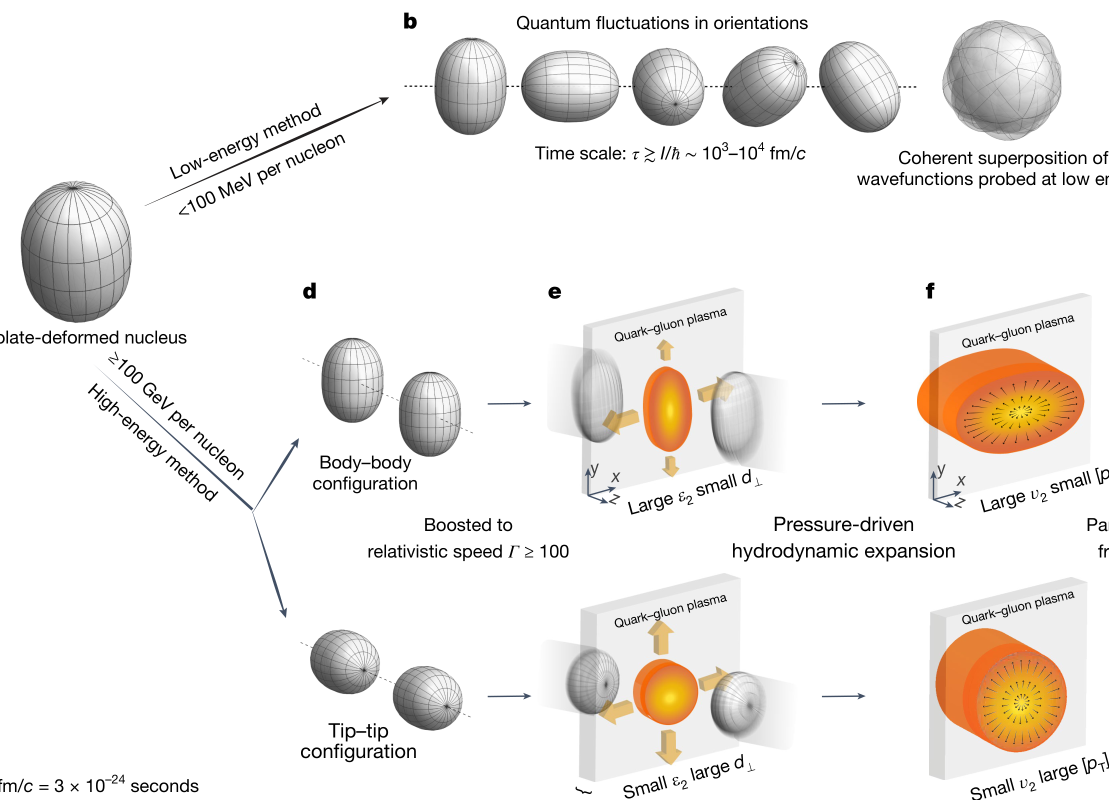
#> input picture assets/t3-exemplars/T3-02_STAR2024_ED1_核形变到火球_全流程3D.png, 2218 x 1599 px (shown at 1/2 size)
$ python -i check_sketch.py   (imports and definitions only)
#> lines starting #> are read from the running program, lines starting #| are printed output that depends on the picture; after the words box and inside, x2 and y2 are one past the last pixel; in counts of white or black regions, pixels touching at a corner belong together
### scripts/_console.py
#!/usr/bin/env python3
"""
_console —— 控制台编码兜底：把 stdout / stderr 切成 UTF-8
======================================================================

**为什么需要它（实测踩过的坑，2026-09-27）**

本 skill 的报告里大量使用 ✅ / ❌ / ⚠️ / ✗ 这类符号。中文 Windows 上
Python 只在 **交互式控制台（isatty=True）** 才用 UTF-8 输出；一旦
**stdout 被管道或重定向**（agent 调脚本、CI、`python x.py > log.txt`
全是这种），Python 改用本地编码 gbk(cp936) 去编码 —— 这些字符
GBK 编不出来，于是脚本在**打印报告的中途**崩掉：

    UnicodeEncodeError: 'gbk' codec can't encode character '\u2705'

实测：`python evals/test_tools.py`、`python scripts/check_tools.py`
在管道下 100% 崩，而交互式手敲同一条命令却正常 —— 所以这个坑
**只在自动化里炸**，正是本 skill 的主要使用方式。

**用法**：在脚本（或会被 import 的库模块）顶部调用一次即可，幂等：

    from _console import init_console
    init_console()

★ 只改编码，不改行为：已经是 UTF-8 的流上调用是空操作；
  `errors="replace"` 保证连"编码探不出来"的字符也不会再抛异常
  （宁可显示成 ?，也不要整个脚本崩掉）。
"""
import sys


def init_console() -> None:
    """把标准输出 / 标准错误切到 UTF-8（失败时静默跳过，绝不因此报错）。"""
    for name in ("stdout", "stderr"):
        stream = getattr(sys, name, None)
        if stream is None:            # pythonw / 被替换掉的流
            continue
        try:
            stream.reconfigure(encoding="utf-8", errors="replace")
        except Exception:
            pass
#> further down, picture is the input picture: PIL image 2218x1599 RGB; mean R, G, B 239.9, 236.4, 233


init_console()

### scripts/check_sketch.py
#!/usr/bin/env python3
"""
check_sketch —— 位图闸口（★ 同一个脚本在流程里跑 **两次**）
=========================================================================
## 它在流程里的位置

    草图/描述 ──生图──▶ 草图 ──★闸口①★──▶ 成品位图 ──★闸口②★──▶ 矢量
                        （矢量化输出，人可改）

★ **两道闸口用的是同一个脚本**，只是喂进去的图不同：
  · 闸口① 草图 → 成品位图 之间：构图错了，重出的代价最小；
  · 闸口② 成品位图 → 矢量 之间：**成品位图是矢量那一步的唯一依据**，
    它错了后面全错。以前只跑了闸口①，闸口②是漏的。

★ 为什么成品位图也要查：矢量那一步（重画 / 混合临摹）都会**忠实照抄位图**，
  位图里的物理错误会被原样带进交付的矢量图里 —— 而位图本身没有第二个人看过。

## ★ 为什么必须分成两类检查

**机器判不了物理。** 图像模型可能把喷注画反、把非中心碰撞画成同心、
把 L 画成面内箭头 —— 这些从像素上量不出来，只能"看懂图"才能判。

所以本脚本输出两块：

  ■ 自动测到的    构图/风格这类**能量**的（留白、内容边界、偏心、饱和度）
  ■ 必须你回答的  IR 的 `geometry_constraints` **逐条变成待答问题**
                  —— 让"检查物理"从一句原则变成一个必须填的动作

**有任何一条答「否」→ 改 prompt 重出，不要往下走。**
往下走的代价是：错误会被带进成品位图、再带进矢量，越往后越贵。

## 用法

    # 闸口① 草图
    python3 check_sketch.py gen/sketch_s1.png --ir ir/xxx.ir.yaml
    # 闸口② 成品位图（喂同一个 IR），并量「构图有没有沿用草图」
    python3 check_sketch.py gen/render_s22_clean.png --ir ir/xxx.ir.yaml \\
        --sketch gen/sketch_s1_clean.png

    python3 check_sketch.py gen/render_s22.png --ir ir/xxx.ir.yaml \\
        --profile assets/style-profiles.json --class "T3-schematic (illustration)"

    # ★ 多张一次查 + 落 json，再自动排序挑图（8 个 seed 出图后的推荐做法）
    python3 check_sketch.py gen/sketch_s*.png --ir ir/xxx.ir.yaml --json gen/check.json
    python3 pick_best.py gen/check.json
"""
from __future__ import annotations

from _console import init_console

# [1 line not run here, left out]

import argparse
import json
import math
import sys
from pathlib import Path

import numpy as np
from PIL import Image

sys.path.insert(0, str(Path(__file__).resolve().parent))

import ir_canvas          # 画布的唯一读取口（composition.canvas 优先）


# [91 lines left out: functions _layout_corr, load_ir, content_stats, not called in this run]


# ══ 机器能判的几何：Lorentz 收缩方向 ═════════════════════════════════
# ★ 2026-09-26 实测抓到的问题：UPC 那张图的 IR 明写「核必须画成纵向压扁的椭圆
#   （Lorentz 收缩）」，草图 + 成品位图 4/4 全画成**横扁** —— 两核沿水平束流运动，
#   压扁方向却垂直于运动方向。旧的 geometry_constraints 四条全是「核与核之间」的
#   关系，**没有一条管单个形体的朝向**，所以两版位图都"通过"了闸口。
#
# 判据链（全部从像素来，不需要人回答）：
#   ① 核物质是整张图里唯一的大面积**彩色**对象（核子气是红/绿/蓝小球；
#      其余元素都是深色线、箭头、文字）→ 用饱和度取大块
#   ② 单个核子之间有空隙，连通域会是几百个小圆 → 先膨胀合并，
#      再取**未膨胀**像素的 bbox（否则框会被结构元素撑大 2k px）
#   ③ 束流方向由 IR 声明（`束流方向: horizontal|vertical`，可从 composition.视角
#      抄）。收敛沿束流方向 → 束流水平 ⇒ 每个核应该**高 > 宽**；竖直 ⇒ 宽 > 高
SAT_MIN = 40            # max(RGB)-min(RGB) ≥ 它才算"彩色"
BLOB_MIN_FRAC = 0.004   # 大块面积下限（占画布比）—— 小于它的当噪声


# [86 lines left out: functions colorful_blobs, lorentz_check, not called in this run]


# ══ 机器能判的几何：喷注穿过介质的路径长度不对称 ══════════════════════════
# ★ 2026-09-27 实测抓到的问题（喷注淬火那张图）：IR 写「朝左下的喷注穿过介质
#   路径长（被淬火）、朝右上的短」—— 但按 IR 自己给的两个端点算，
#   顶点放在介质左下 ⇒ 朝左下 0.09W 就出射、朝右上反而 0.30W，**恰好是反的**。
#   3/3 草图忠实照抄了这个反的几何。旧闸口全是「谁在谁里面」这类定性约束，
#   没有一条能量出路径长度，所以三张都"通过"了闸口。
#
# 判据链（全部从像素来，不需要人回答）：
#   ① 介质 = 整张图里最大的高饱和色块 → 取**凸包** → 二阶矩拟合椭圆。
#      ★ 必须走凸包：喷注不透明、画在介质上，会把介质"咬"掉一块；直接在掩膜上
#        量弦长会在喷注处提前出射（实测 s25 量成 62px，真值 ~300px）。
#   ② 两条喷注轴 = 蓝锥（高饱和）/ 灰锥（低饱和）各自最大连通域的 PCA 主轴，
#      按"从介质中心往外"定向 —— 只取方向，不取直线的位置。
#   ③ 顶点 = 蓝锥掩膜沿自身轴向的**极小投影点**（= 锥尖 = 硬散射顶点）。
#      ★ 不能用"两轴交点"：两个喷注背对背时两轴几乎平行（实测 s25 夹角偏差
#        只有 0.4°），交点病态，算到 (-1.2, 2.9) 去了。
#   ④ 弦长 = 顶点沿每条轴到拟合椭圆交点的解析解（不是像素步进）。
#
# IR 里这样写：
#   geometry_constraints:
#     机器:
#       - 名: 喷注路径不对称（弦长比）
#         长路径色: gray     # gray=低饱和那一侧的锥（被淬火）；反了就报错
#         阈值: 1.8          # 长 / 短 ≥ 它才算成立
_JET_MIN_PX = 1200        # 喷注锥连通域像素下限
_JET_MIN_ELONG = 2.0      # 锥体细长比下限（s[0]/s[1]）


def medium_ellipse(img):
    """把介质（最大的高饱和色块）拟合成椭圆。返回 dict 或 None。

    走凸包是为了补掉"不透明喷注压在介质上咬出的缺口"。
    """
    from scipy import ndimage as ndi
    from scipy.spatial import ConvexHull
    a = np.asarray(img.convert("RGB")).astype(np.int16)
    H, W = a.shape[:2]
    R, G, B = a[..., 0], a[..., 1], a[..., 2]
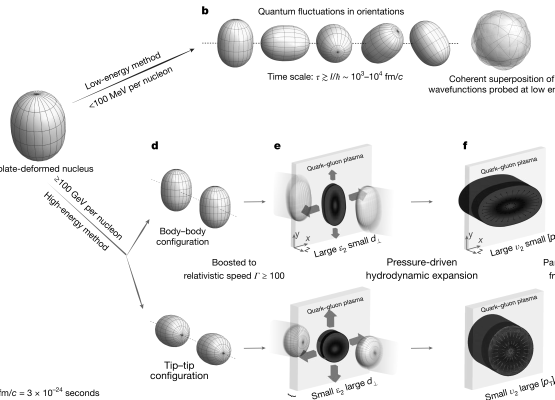
#> B: shape (1599, 2218) int16 (shown at 1/4 size); min 0, max 255, mean 233
    m = ((R > 150) & (G > 35) & (G < 215) & (B < 140)
         & (R - B > 60) & (R - G > 25))
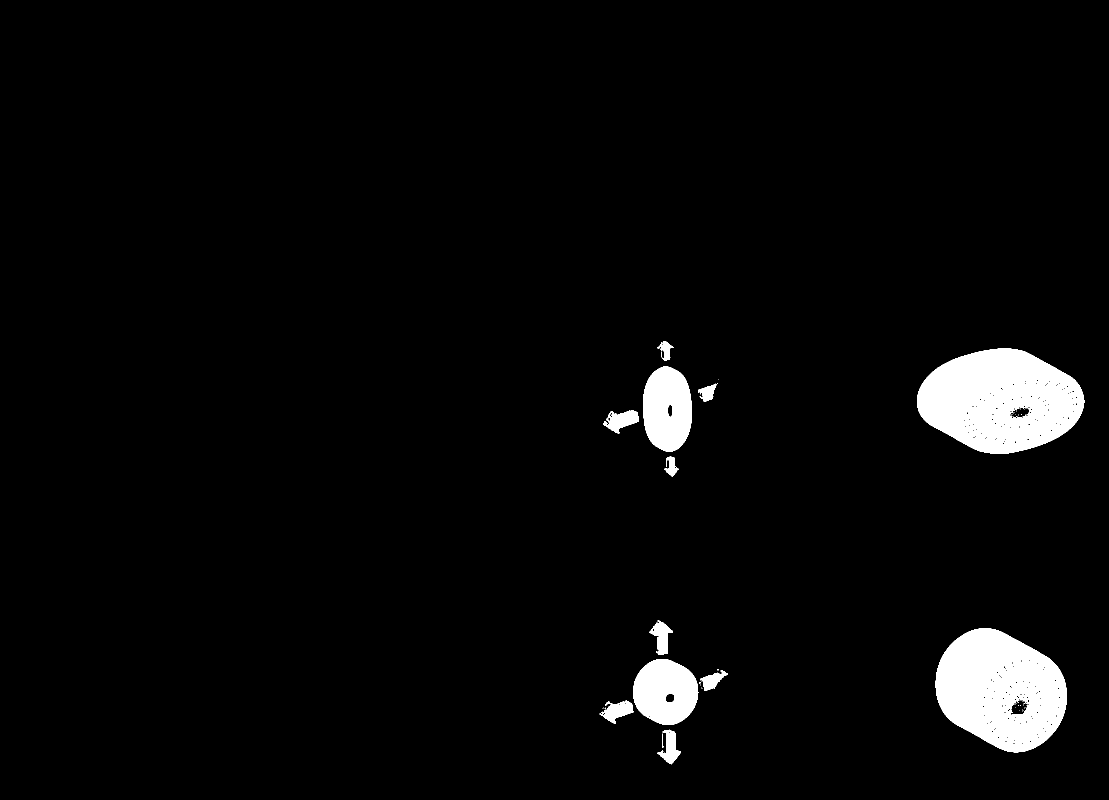
#> m: shape (1599, 2218) bool (shown at 1/2 size); 3.7% white; 53 white regions (38 under 20 px), largest, box (x1, y1, x2, y2) and area: (1834, 697, 2169, 908) 50507, (1871, 1256, 2134, 1505) 46216, (1286, 733, 1384, 904) 13293
    m = ndi.binary_closing(m, np.ones((13, 13)))
#> m: shape (1599, 2218) bool; 3.9% white; 7 white regions (2 under 20 px), largest, box (x1, y1, x2, y2) and area: (1834, 697, 2169, 908) 52198, (1871, 1256, 2134, 1505) 48002, (1199, 1241, 1456, 1529) 20596, (1206, 682, 1384, 953) 17205, (1396, 767, 1433, 803) 786
    lab, n = ndi.label(ndi.binary_opening(m, np.ones((5, 5))))
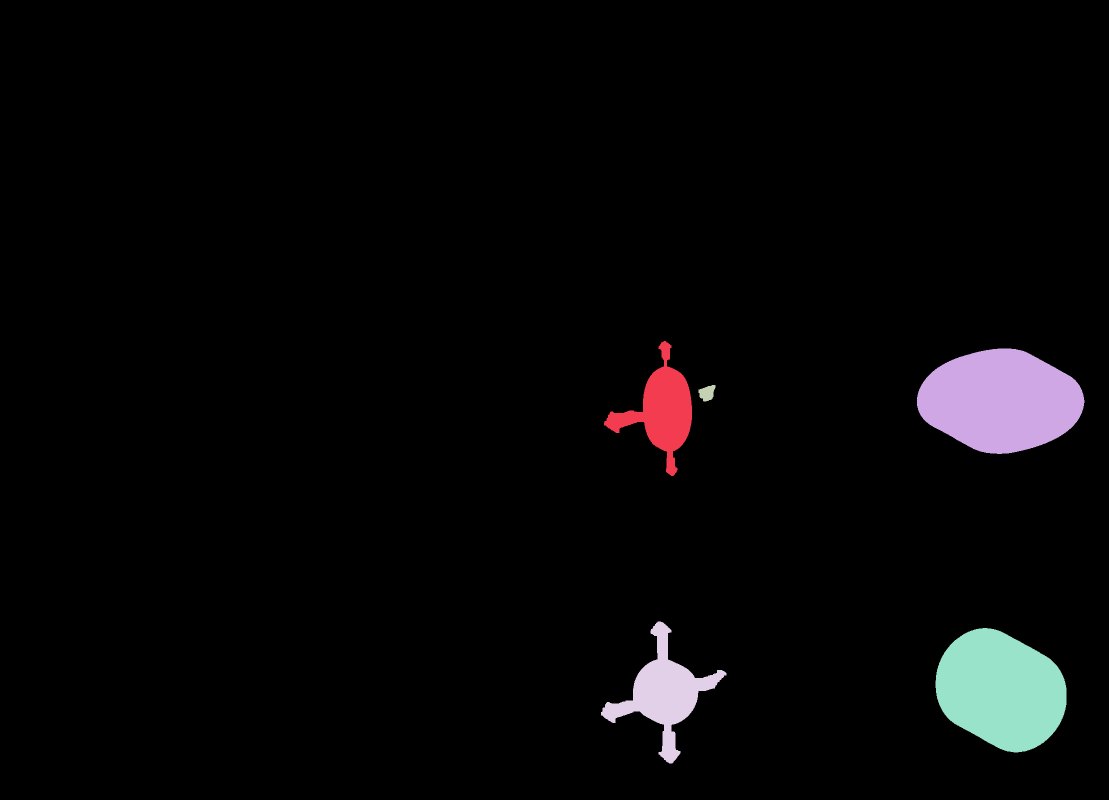
#> lab: shape (1599, 2218) int32 (shown at 1/2 size); 6 distinct labels, from 0 to 5; one colour per label, 0 black
#> n = 5
    if n == 0:
        return None
    sz = ndi.sum(m, lab, range(1, n + 1))
#> sz = [17151, 52198, 765, 20516, 47998]
    mm = ndi.binary_fill_holes(lab == (int(np.argmax(sz)) + 1))
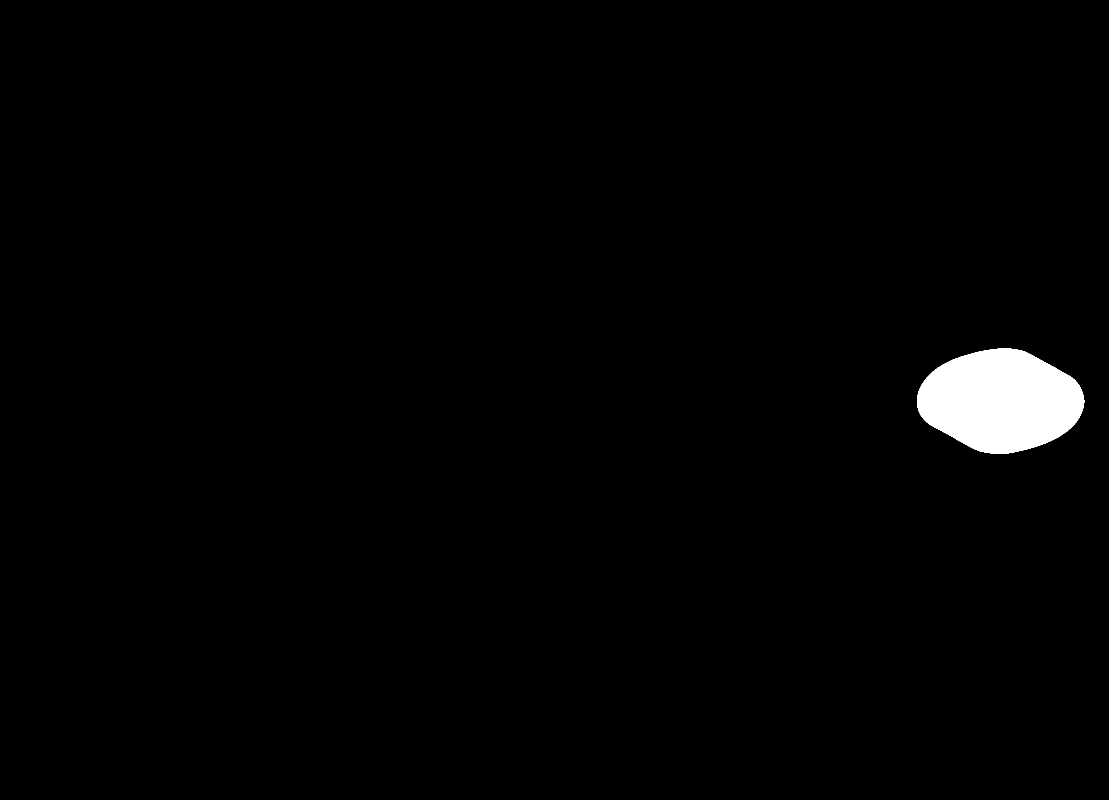
#> mm: shape (1599, 2218) bool (shown at 1/2 size); 1.5% white; 1 white region, box (x1, y1, x2, y2) and area: (1834, 697, 2169, 908) 52198
    ys, xs = np.nonzero(mm)
    if len(xs) < 500:
        return None
    pts = np.stack([xs, ys], 1).astype(float)
#> pts = 52198 pairs, first value 1834 to 2168, second value 697 to 907
    try:
        hp = pts[ConvexHull(pts).vertices]
#> hp = 80 pairs, first value 1834 to 2168, second value 697 to 907
    except Exception:
        return None
    rows = np.full((H, 2), np.nan)
    for i in range(len(hp)):
        x0, y0 = hp[i]
        x1, y1 = hp[(i + 1) % len(hp)]
        if y0 == y1:
            continue
        for y in range(max(0, int(np.ceil(min(y0, y1)))),
                       min(H - 1, int(np.floor(max(y0, y1)))) + 1):
            t = (y - y0) / (y1 - y0)
            x = x0 + t * (x1 - x0)
            r = rows[y]
            if np.isnan(r[0]) or x < r[0]:
                r[0] = x
            if np.isnan(r[1]) or x > r[1]:
                r[1] = x
#> this loop made 80 passes
#> (x0, y0, x1, y1) on passes 1 to 8: (1834, 811, 1834, 794), (1834, 794, 1835, 789), (1835, 789, 1836, 785), (1836, 785, 1838, 779), (1838, 779, 1843, 769), (1843, 769, 1846, 764), (1846, 764, 1852, 756), (1852, 756, 1866, 742)
    fill = np.zeros((H, W), bool)
    for y in range(H):
        if np.isnan(rows[y][0]):
            continue
        fill[y, max(0, int(np.floor(rows[y][0]))):
                min(W, int(np.ceil(rows[y][1])) + 1)] = True
#> fill: shape (1599, 2218) bool; 1.5% white; 1 white region, box (x1, y1, x2, y2) and area: (1834, 697, 2169, 908) 52455
    fy, fx = np.nonzero(fill)
    if len(fx) < 500:
        return None
    cx, cy = float(fx.mean()), float(fy.mean())
    C = np.cov(np.stack([fx - cx, fy - cy]).astype(float))
    val, vec = np.linalg.eigh(C)
    A = 2.0 * float(np.sqrt(max(val[1], 1e-9)))     # 半长轴
    B = 2.0 * float(np.sqrt(max(val[0], 1e-9)))     # 半短轴
    return {"cx": cx, "cy": cy, "A": A, "B": B,
            "theta": float(np.arctan2(vec[1, 1], vec[0, 1])),
            "mask": fill, "H": H, "W": W}


# [375 lines left out: functions _jet_cone, _ray_ellipse, path_asym_check, check_one, main, not called in this run]


# [2 lines not run here, left out]

>>> from PIL import Image
>>> picture = Image.open('../assets/t3-exemplars/T3-02_STAR2024_ED1_核形变到火球_全流程3D.png')
>>> result = medium_ellipse(picture)
#> result = 8 items

$ run again, on assets/t3-exemplars/T3-04_Kharzeev2021_3D螺旋能级面_手性磁场.png
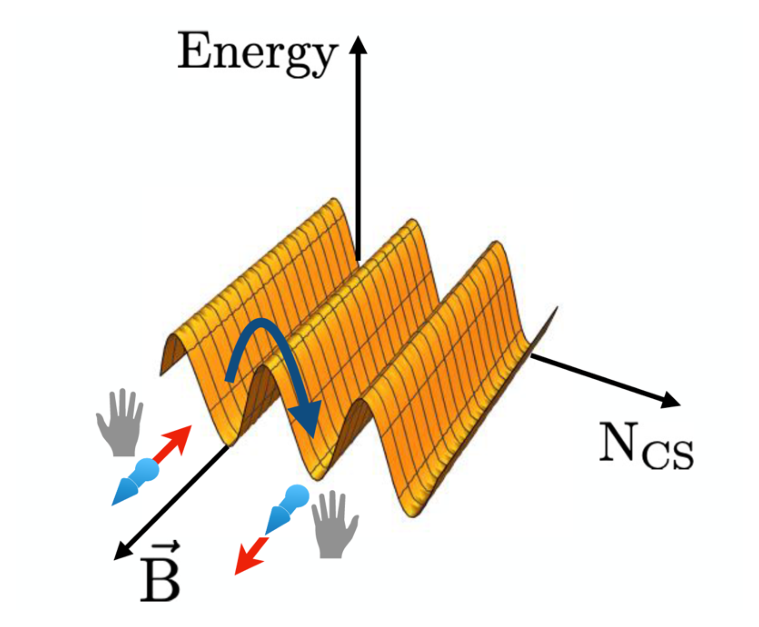
#> input picture assets/t3-exemplars/T3-04_Kharzeev2021_3D螺旋能级面_手性磁场.png, 759 x 627 px
#> picture is the input picture: PIL image 759x627 RGB; mean R, G, B 242.4, 233.1, 219.8
#> in medium_ellipse, `lab, n = ndi.label(ndi.binary_opening(m, np.ones((5, 5))))`:
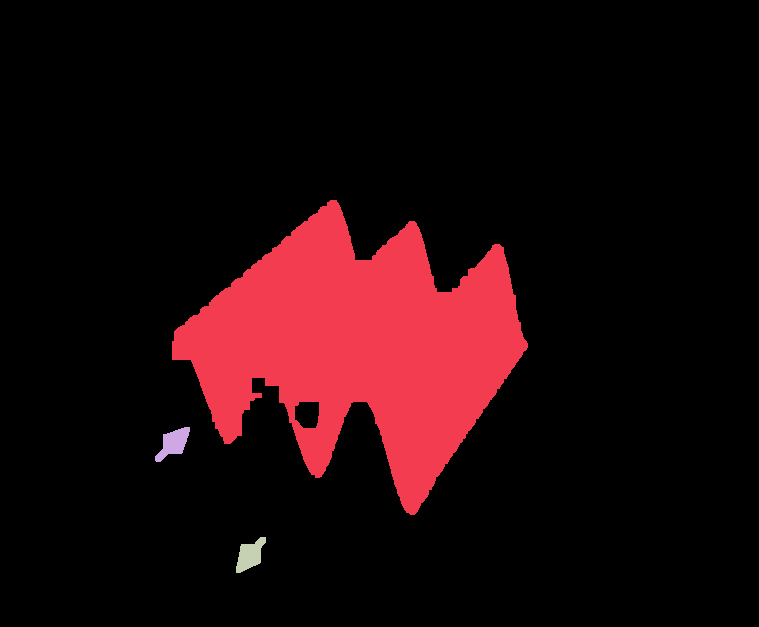
#> lab: shape (627, 759) int32; 4 distinct labels, from 0 to 3; one colour per label, 0 black
#> n = 3
#> sz = [58146, 639, 623]
#> mm: shape (627, 759) bool; 12.3% white; 1 white region, box (x1, y1, x2, y2) and area: (172, 200, 528, 515) 58696
#> pts = 58696 pairs, first value 172 to 527, second value 200 to 514
#> hp = 19 rows, first 8: [410, 514], [224, 443], [172, 359], [172, 341], [174, 331], [178, 327], [296, 227], [320, 207]
#> the loop in medium_ellipse, `for i in range(len(hp)):` made 19 passes
#> (x0, y0, x1, y1) on passes 1 to 8: (410, 514, 224, 443), (224, 443, 172, 359), (172, 359, 172, 341), (172, 341, 174, 331), (174, 331, 178, 327), (178, 327, 296, 227), (296, 227, 320, 207), (320, 207, 327, 202)
#> after the loop in medium_ellipse, `for y in range(H):`:
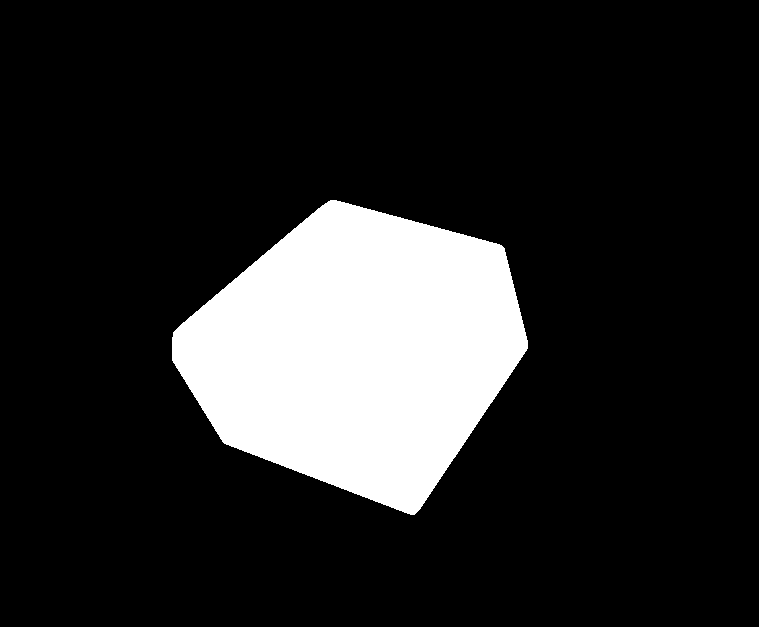
#> fill: shape (627, 759) bool; 15.5% white; 1 white region, box (x1, y1, x2, y2) and area: (172, 200, 528, 515) 73901
#> result = 8 items
